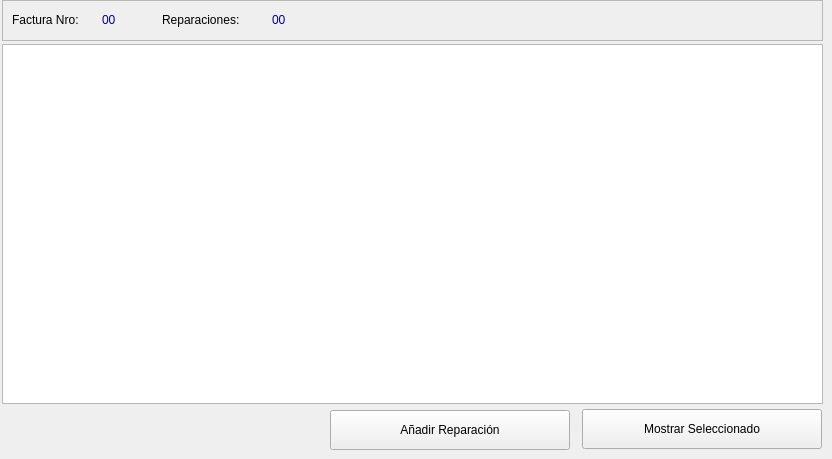
      <widget class="QWidget" name="tab_2">
       <attribute name="icon">
        <iconset resource="polaris.qrc">
         <normaloff>:/Icons/icons/configure.png</normaloff>:/Icons/icons/configure.png</iconset>
       </attribute>
       <attribute name="title">
        <string>Reparaciones</string>
       </attribute>
       <widget class="QFrame" name="frame_7">
        <property name="geometry">
         <rect>
          <x>2</x>
          <y>0</y>
          <width>821</width>
          <height>41</height>
         </rect>
        </property>
        <property name="frameShape">
         <enum>QFrame::StyledPanel</enum>
        </property>
        <property name="frameShadow">
         <enum>QFrame::Raised</enum>
        </property>
        <widget class="QLabel" name="lbl_mantenimientob_5">
         <property name="geometry">
          <rect>
           <x>270</x>
           <y>10</y>
           <width>40</width>
           <height>20</height>
          </rect>
         </property>
         <property name="toolTip">
          <string>Fecha de Registro en el sistema</string>
         </property>
         <property name="text">
          <string>&lt;html&gt;&lt;head/&gt;&lt;body&gt;&lt;p&gt;&lt;span style=&quot; color:#00007f;&quot;&gt;00&lt;/span&gt;&lt;/p&gt;&lt;/body&gt;&lt;/html&gt;</string>
         </property>
        </widget>
        <widget class="QLabel" name="lbl_ultimo_mantenimientoa_3">
         <property name="geometry">
          <rect>
           <x>10</x>
           <y>10</y>
           <width>91</width>
           <height>20</height>
          </rect>
         </property>
         <property name="text">
          <string>Factura Nro:</string>
         </property>
        </widget>
        <widget class="QLabel" name="lbl_ultimo_mantenimientob_3">
         <property name="geometry">
          <rect>
           <x>100</x>
           <y>10</y>
           <width>71</width>
           <height>20</height>
          </rect>
         </property>
         <property name="toolTip">
          <string>Fecha de Registro en el sistema</string>
         </property>
         <property name="text">
          <string>&lt;html&gt;&lt;head/&gt;&lt;body&gt;&lt;p&gt;&lt;span style=&quot; color:#00007f;&quot;&gt;00&lt;/span&gt;&lt;/p&gt;&lt;/body&gt;&lt;/html&gt;</string>
         </property>
        </widget>
        <widget class="QLabel" name="lbl_mantenimientoa_5">
         <property name="geometry">
          <rect>
           <x>160</x>
           <y>10</y>
           <width>110</width>
           <height>20</height>
          </rect>
         </property>
         <property name="text">
          <string>Reparaciones:</string>
         </property>
        </widget>
       </widget>
       <widget class="QTableWidget" name="tbl_reparaciones">
        <property name="geometry">
         <rect>
          <x>2</x>
          <y>44</y>
          <width>821</width>
          <height>360</height>
         </rect>
        </property>
        <property name="toolTip">
         <string>Resultados Búsqueda</string>
        </property>
       </widget>
       <widget class="QPushButton" name="btn_monstrar_5">
        <property name="geometry">
         <rect>
          <x>582</x>
          <y>409</y>
          <width>240</width>
          <height>40</height>
         </rect>
        </property>
        <property name="text">
         <string>Mostrar Seleccionado</string>
        </property>
        <property name="icon">
         <iconset>
          <normalon>:/Icons/icons/apply.png</normalon>
         </iconset>
        </property>
       </widget>
       <widget class="QPushButton" name="btn_monstrar_7">
        <property name="geometry">
         <rect>
          <x>330</x>
          <y>410</y>
          <width>240</width>
          <height>40</height>
         </rect>
        </property>
        <property name="text">
         <string>Añadir Reparación</string>
        </property>
        <property name="icon">
         <iconset resource="polaris.qrc">
          <normaloff>:/Icons/icons/add.png</normaloff>:/Icons/icons/add.png</iconset>
        </property>
       </widget>
      </widget>
